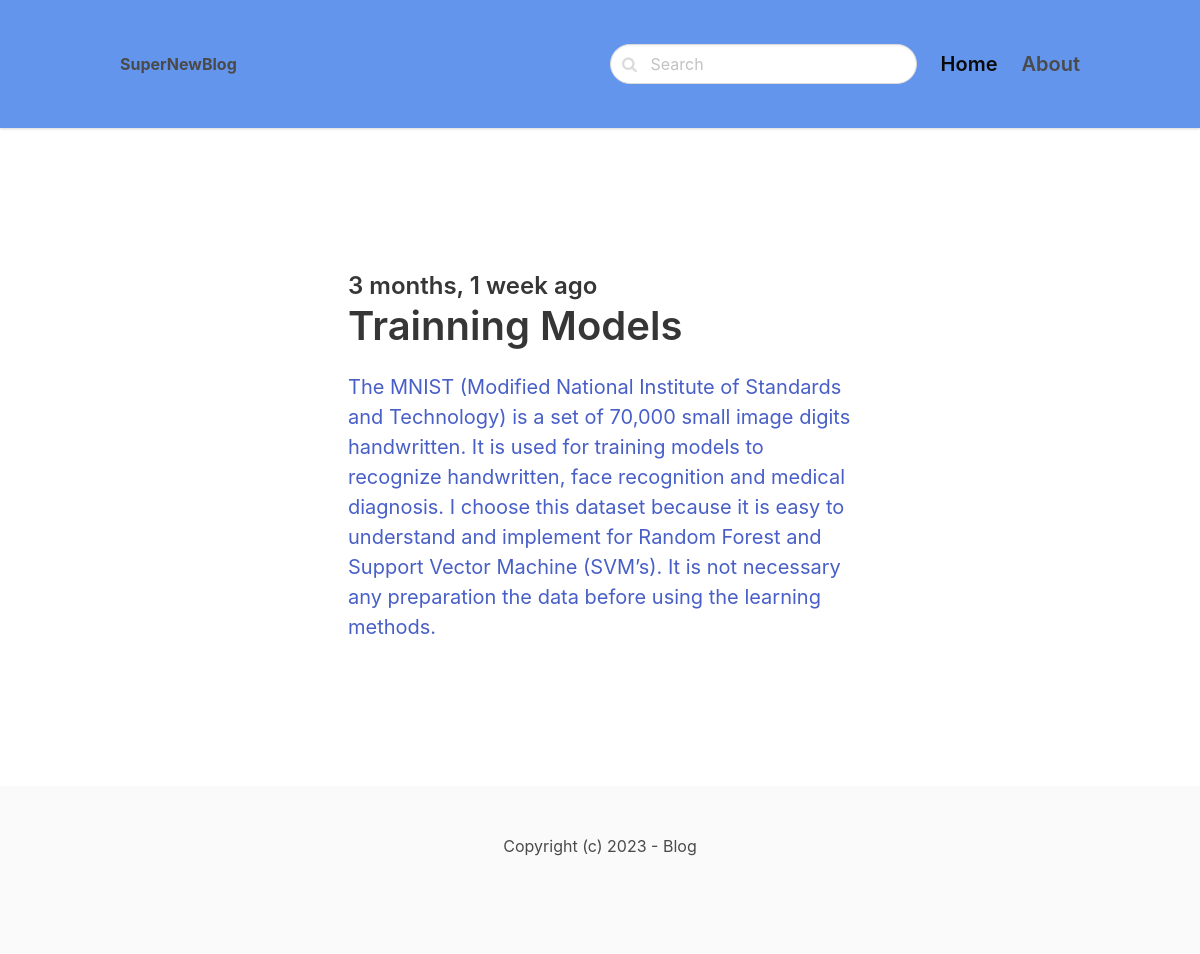
/projects/, run on the app's committed database.
### blog/models.py (models this page shows, shortened)
class Post(models.Model):
    ACTIVE = 'active'
    DRAFT = 'draft'
    CHOICES_STATUS = (
        (ACTIVE, 'Active'),
        (DRAFT, 'Draft')
    )
    category = models.ForeignKey(Category, related_name='posts', on_delete=models.CASCADE)
    title = models.CharField(max_length=255)
    slug = models.SlugField()
    intro = models. TextField()
    body = models.TextField()
    created_at = models.DateTimeField(auto_now_add=True)
    status = models.CharField(max_length=10, choices=CHOICES_STATUS, default=ACTIVE)
    image = models.ImageField(upload_to='uploads/', blank=True, null=True)
    class Meta:
        ordering = ('-created_at',)

### blog/views.py (the view)
# urls.py: path('<slug:slug>/', views.category, name='category_detail')
def category(request, slug):
    category = get_object_or_404(Category, slug=slug)
    posts = category.posts.filter(status=Post.ACTIVE)
    return render(request, 'blog/category.html', {'category': category, 'posts': posts})

### blog/templates/blog/category.html (shortened to what this page needs)
{% extends 'core/base.html' %}
{% block content %}
<section class="hero">
    <div class="hero-body">
        <div class="container">
            <section class="section">
                <div class="columns">
                    <div class="column is-8 is-offset-2">
                        {% for post in category.posts.all %}
                            <div class="content is-medium">
                                <a href="{% url 'post_detail' post.category.slug post.slug %}">
                                <h2 class="subtitle is-4">{{ post.created_at|timesince }} ago</h2>
                                <h1 class="title">{{ post.title }}</h1>
                                <p>{{ post.intro }}</p>
                                </a>
                            </div>
                        {% endfor %}
                    </div>
                </div>
            </section>
        </div>
    </div>
</section>
{% endblock %}

### data on the page
Post: created_at "3 months, 1 week", title "Trainning Models", intro "The MNIST (Modified National Institute of Standards and Technology) is a set of 70,000 small image digits handwritten. It is used for training models to recognize handwritten, face recognition and medical diagnosis. I choose this dataset because it is easy to understand and implement for Random Forest and Support Vector Machine (SVM’s). It is not necessary any preparation the data before using the learning methods."
